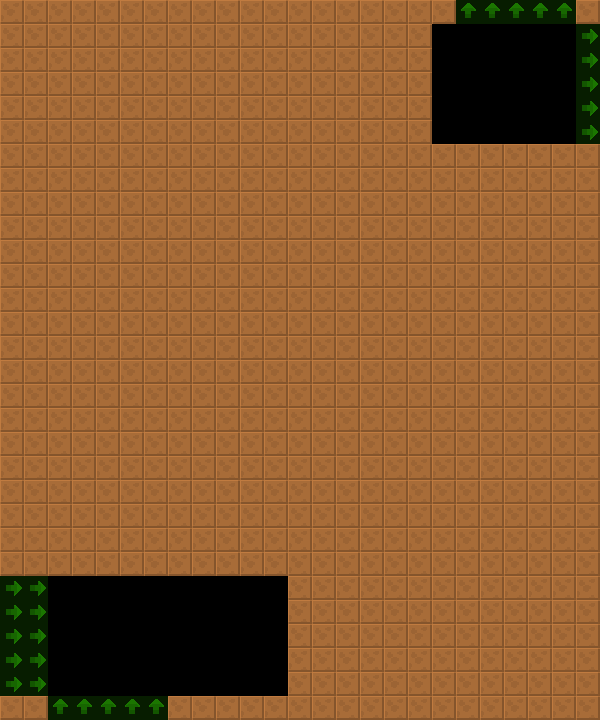

This is a level from a 2D game, rendered from its Tiled map with the project's own tilesets. A one-line summary and the map file follow, with tile-layer data summarised:
An orthogonal 25x30 tile map with 24x24 px tiles, 2 tile layers (col, lnk), 2 tilesets and 2 objects (2x RedTeleporter).

<map version="1.4" tiledversion="1.4.2" orientation="orthogonal" renderorder="right-down" width="25" height="30" tilewidth="24" tileheight="24" infinite="0" nextlayerid="4" nextobjectid="8">
 <tileset firstgid="6" source="../../lnk.tsx" />
 <tileset firstgid="1" source="../../col.tsx" />
 <layer id="1" name="col" width="25" height="30">
  <data>[750 cells, 645 non-empty, 1 distinct tile ids]</data>
 </layer>
 <layer id="2" name="lnk" width="25" height="30" opacity="0.5">
  <data>[750 cells, 25 non-empty, 2 distinct tile ids]</data>
 </layer>
 <objectgroup id="3" name="markers" opacity="0.5">
  <object id="1" name="RedTeleporter" type="RedTeleporter" x="456" y="120" width="24" height="24">
   <properties>
    <property name="yr" value="0" />
    <property name="xr" value="0" />
   </properties>
  </object>
  <object id="2" name="RedTeleporter" type="RedTeleporter" x="240" y="672" width="24" height="24">
   <properties>
    <property name="yr" value="0" />
    <property name="xr" value="0" />
   </properties>
  </object>
 </objectgroup>
</map>
